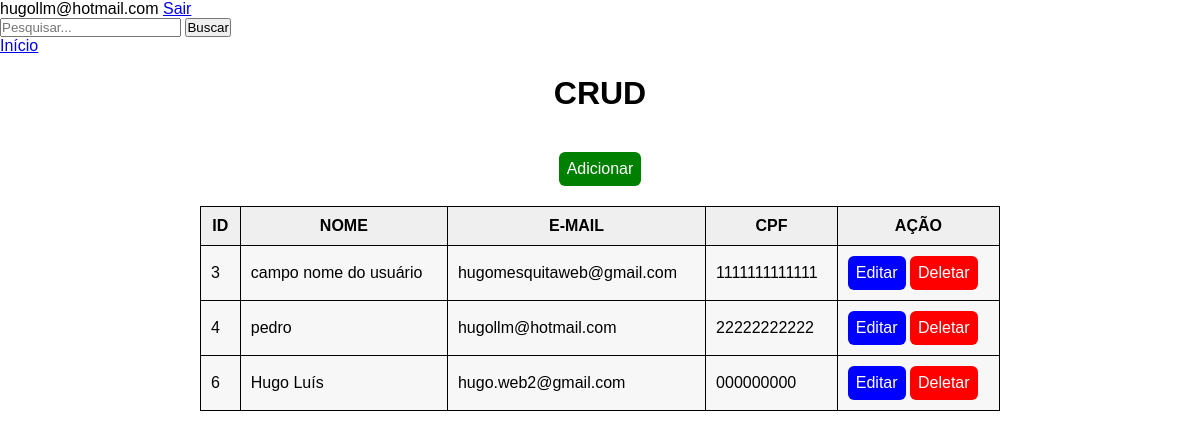
Screenshot of /busca.php (signed in) with the database file from the repository.
### tables this page shows
CREATE TABLE `usuarios` (
  `id` int(11) NOT NULL,
  `nome` varchar(100) NOT NULL,
  `email` varchar(50) NOT NULL,
  `senha` varchar(150) NOT NULL,
  `telefone` varchar(50) NOT NULL,
  `cpf` varchar(50) NOT NULL,
  `endereco` varchar(100) NOT NULL
);

### busca.php (the view, shortened to what this page needs)
<?php
	include "config.php";
	$busca = $_POST["busca"];
	$query = "SELECT * FROM usuarios WHERE nome LIKE '%$busca%'";
	$result = $mysqli->query($query);
?>
<!DOCTYPE html>
<html lang="pt-br">
<head>
	<link rel="stylesheet" href="css/estilo.css?v=<?= time(); ?>">
</head>
<body>
	<?= $_SESSION["email"]; ?>
	<a href="sair.php">Sair</a>
	<form action="busca.php" method="POST" id="formSearch">
		<input type="text" name="busca" placeholder="Pesquisar...">
		<button type="submit">Buscar</button>
	</form>
	<a href="index.php">Início</a>
	<h1>CRUD</h1>
	<div class="bloco-botao">
		<a href="adicionar.php" class="btn-add">Adicionar</a>
	</div>
	<table id="tabela">
		<thead>
			<tr>
				<th><strong>ID</strong></th>
				<th><strong>NOME</strong></th>
				<th><strong>E-MAIL</strong></th>
				<th><strong>CPF</strong></th>
				<th><strong>AÇÃO</strong></th>
			</tr>
		</thead>
		<tbody>
			<?php
			if($result->num_rows > 0):
				while($row = $result->fetch_array()):
			?>
			<tr>
				<td><?= $row["id"]; ?></td>
				<td><?= utf8_encode($row["nome"]); ?></td>
				<td><?= $row["email"]; ?></td>
				<td><?= $row["cpf"]; ?></td>
				<td>
					<a href="editar.php?id=<?= $row["id"]; ?>" class="btn-edit">Editar</a>
					<a href="deletar.php?id=<?= $row["id"]; ?>" class="btn-del">Deletar</a>
				</td>
			</tr>
			<?php
				endwhile;
			else:
			?>
			<tr>
				<td colspan="5">Essa informação não existe no banco de dados :(</td>
			</tr>
			<?php
			endif;
			?>
		</tbody>
	</table>
</body>
</html>

### css/estilo.css (style rules this page uses)
*, *::before, *::after { padding: 0; margin: 0; }
html, body { font-size: 100%; font-family: Arial, sans-serif; }
h1, h2 { text-align: center; margin: 20px 0; }
table#tabela { width: 800px; margin: auto; background-color: #000; border-collapse: separate; border-spacing: 1px; }
table#tabela thead tr th { background-color: #efefef; text-align: center; padding: 10px; }
table#tabela tbody tr td { padding: 10px; background-color: #f7f7f7; }
.bloco-botao { width: 800px; margin: auto; text-align: center; padding: 20px; }
.btn-edit, .btn-del, .btn-add, .btn-back, .btn-go { display: inline-block; text-decoration: none; color: #FFF; padding: 8px; border-radius: 6px; }
.btn-edit { background-color: blue; }
.btn-del { background-color: red; }
.btn-add { background-color: green; }

### rows the page displays
usuarios: id "3", nome "campo nome do usuário", email "hugomesquitaweb@gmail.com", cpf "1111111111111"
usuarios: id "4", nome "pedro", email "hugollm@hotmail.com", cpf "22222222222"
usuarios: id "6", nome "Hugo Luís", email "hugo.web2@gmail.com", cpf "000000000"

### other values shown
$_SESSION["email"] "hugollm@hotmail.com"
